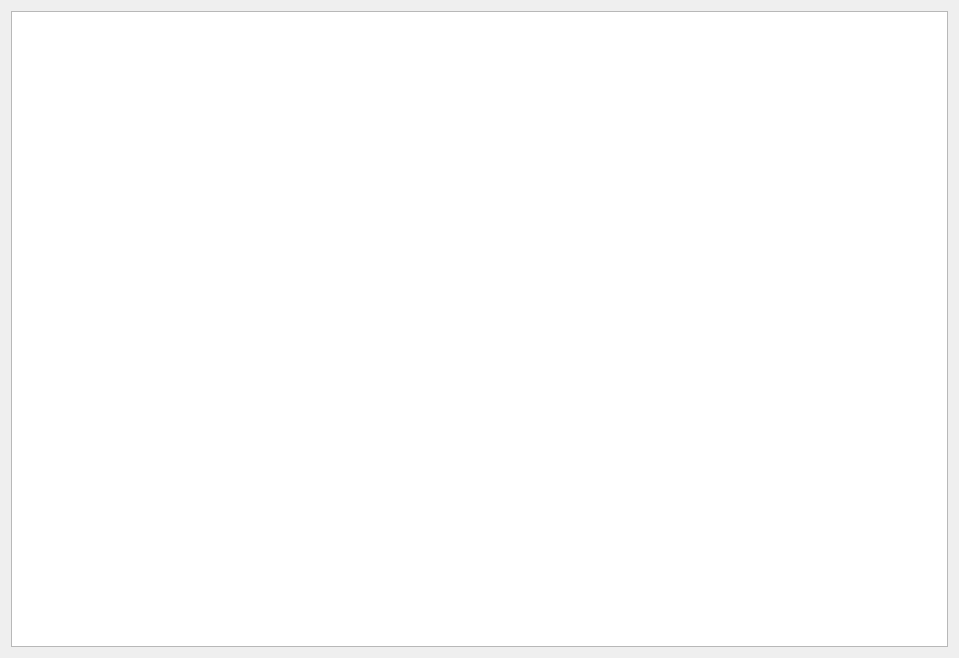
<?xml version="1.0" encoding="UTF-8"?>
<ui version="4.0">
 <class>AllPageShow</class>
 <widget class="QWidget" name="AllPageShow">
  <property name="geometry">
   <rect>
    <x>0</x>
    <y>0</y>
    <width>959</width>
    <height>658</height>
   </rect>
  </property>
  <property name="windowTitle">
   <string>Form</string>
  </property>
  <layout class="QHBoxLayout" name="horizontalLayout">
   <item>
    <widget class="Mygraphics" name="graphicsView"/>
   </item>
  </layout>
 </widget>
 <customwidgets>
  <customwidget>
   <class>Mygraphics</class>
   <extends>QGraphicsView</extends>
   <header location="global">mygraphics.h</header>
  </customwidget>
 </customwidgets>
 <resources/>
 <connections/>
</ui>
